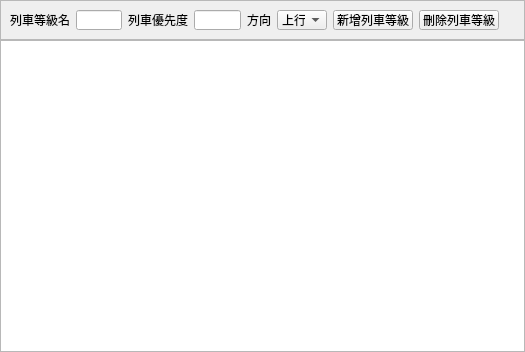
<?xml version="1.0" encoding="UTF-8"?>
<ui version="4.0">
 <class>Form</class>
 <widget class="QWidget" name="Form">
  <property name="geometry">
   <rect>
    <x>0</x>
    <y>0</y>
    <width>525</width>
    <height>352</height>
   </rect>
  </property>
  <property name="windowTitle">
   <string>Form</string>
  </property>
  <layout class="QVBoxLayout" name="verticalLayout">
   <property name="spacing">
    <number>0</number>
   </property>
   <property name="leftMargin">
    <number>0</number>
   </property>
   <property name="topMargin">
    <number>0</number>
   </property>
   <property name="rightMargin">
    <number>0</number>
   </property>
   <property name="bottomMargin">
    <number>0</number>
   </property>
   <item>
    <widget class="QFrame" name="upper_frame">
     <property name="sizePolicy">
      <sizepolicy hsizetype="Preferred" vsizetype="Fixed">
       <horstretch>0</horstretch>
       <verstretch>0</verstretch>
      </sizepolicy>
     </property>
     <property name="minimumSize">
      <size>
       <width>0</width>
       <height>40</height>
      </size>
     </property>
     <property name="maximumSize">
      <size>
       <width>16777215</width>
       <height>40</height>
      </size>
     </property>
     <property name="frameShape">
      <enum>QFrame::Shape::StyledPanel</enum>
     </property>
     <property name="frameShadow">
      <enum>QFrame::Shadow::Raised</enum>
     </property>
     <layout class="QHBoxLayout" name="horizontalLayout">
      <item>
       <widget class="QLabel" name="label1">
        <property name="text">
         <string>列車等級名</string>
        </property>
       </widget>
      </item>
      <item>
       <widget class="QLineEdit" name="train_level_name_input">
        <property name="minimumSize">
         <size>
          <width>20</width>
          <height>0</height>
         </size>
        </property>
        <property name="maximumSize">
         <size>
          <width>70</width>
          <height>16777215</height>
         </size>
        </property>
       </widget>
      </item>
      <item>
       <widget class="QLabel" name="label2">
        <property name="text">
         <string>列車優先度</string>
        </property>
       </widget>
      </item>
      <item>
       <widget class="QLineEdit" name="train_level_priority_input">
        <property name="minimumSize">
         <size>
          <width>20</width>
          <height>0</height>
         </size>
        </property>
        <property name="maximumSize">
         <size>
          <width>70</width>
          <height>16777215</height>
         </size>
        </property>
       </widget>
      </item>
      <item>
       <widget class="QLabel" name="label3">
        <property name="text">
         <string>方向</string>
        </property>
       </widget>
      </item>
      <item>
       <widget class="QComboBox" name="comboBox">
        <property name="maximumSize">
         <size>
          <width>50</width>
          <height>16777215</height>
         </size>
        </property>
        <item>
         <property name="text">
          <string>上行</string>
         </property>
        </item>
        <item>
         <property name="text">
          <string>下行</string>
         </property>
        </item>
       </widget>
      </item>
      <item>
       <widget class="QPushButton" name="add_train_level_b">
        <property name="sizePolicy">
         <sizepolicy hsizetype="Fixed" vsizetype="Fixed">
          <horstretch>0</horstretch>
          <verstretch>0</verstretch>
         </sizepolicy>
        </property>
        <property name="minimumSize">
         <size>
          <width>80</width>
          <height>0</height>
         </size>
        </property>
        <property name="maximumSize">
         <size>
          <width>80</width>
          <height>16777215</height>
         </size>
        </property>
        <property name="toolTip">
         <string>新增車站</string>
        </property>
        <property name="text">
         <string>新增列車等級</string>
        </property>
       </widget>
      </item>
      <item>
       <widget class="QPushButton" name="delete_train_level_b">
        <property name="sizePolicy">
         <sizepolicy hsizetype="Fixed" vsizetype="Fixed">
          <horstretch>0</horstretch>
          <verstretch>0</verstretch>
         </sizepolicy>
        </property>
        <property name="minimumSize">
         <size>
          <width>80</width>
          <height>0</height>
         </size>
        </property>
        <property name="maximumSize">
         <size>
          <width>80</width>
          <height>16777215</height>
         </size>
        </property>
        <property name="text">
         <string>刪除列車等級</string>
        </property>
       </widget>
      </item>
      <item>
       <spacer name="horizontalSpacer">
        <property name="orientation">
         <enum>Qt::Orientation::Horizontal</enum>
        </property>
        <property name="sizeHint" stdset="0">
         <size>
          <width>40</width>
          <height>20</height>
         </size>
        </property>
       </spacer>
      </item>
     </layout>
    </widget>
   </item>
   <item>
    <widget class="QTableWidget" name="main_table">
     <property name="alternatingRowColors">
      <bool>true</bool>
     </property>
    </widget>
   </item>
  </layout>
 </widget>
 <resources/>
 <connections/>
</ui>
